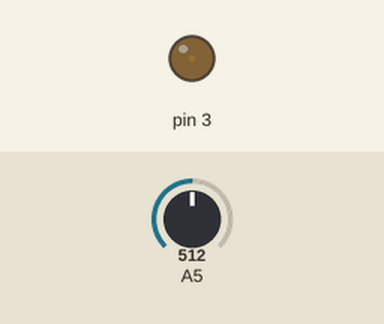
A sketch run on a simulated Arduino Uno, built with avr-gcc and run on an emulated ATmega328P. On the bench: output pins drawn as LEDs (lit = HIGH). Inputs (shaded band) come from the test bench; at power-on: A5 = 512. What the sketch prints to the serial monitor is not drawn.

Above: at 2.5 s.
2.6 s: A5 set to 0
At 3.3 s:
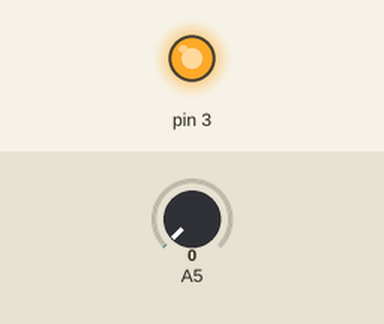
4.1 s: A5 set to 511
At 4.6 s:
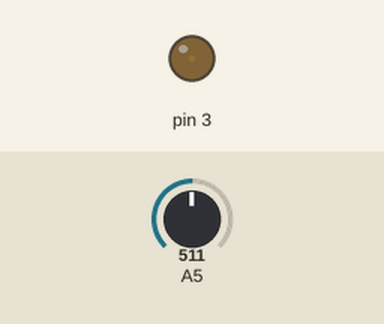
Timing chart, 0 to 7.1 s (numbered marks = the images above; inputs shaded):
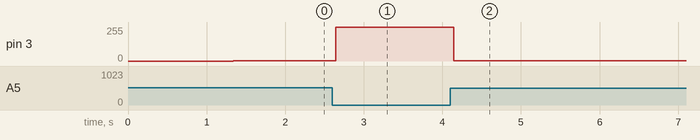

Measured:
- after the input at 2.6 s, pin 3: 2/255 → 254/255 at once
- after the input at 4.1 s, pin 3: 254/255 → 2/255 after 0.05 s

The sketch:

pot-led.ino
```cpp
void setup() {
  pinMode(A5, INPUT);
  pinMode(3, OUTPUT);
  Serial.begin(9600);

  for (int i = 0; i < 1023; i += 10) {
    Serial.print(i);
    Serial.print(" => ");
    Serial.println(func(i));
  }
}

float func(float i) {
  return 257.4 / (0.10 * i + 1.0) - 2.5;
}

void loop() {
  // put your main code here, to run repeatedly:
  int pot = analogRead(A5);

  analogWrite(3, func(pot));
  delay(100);
}
```
